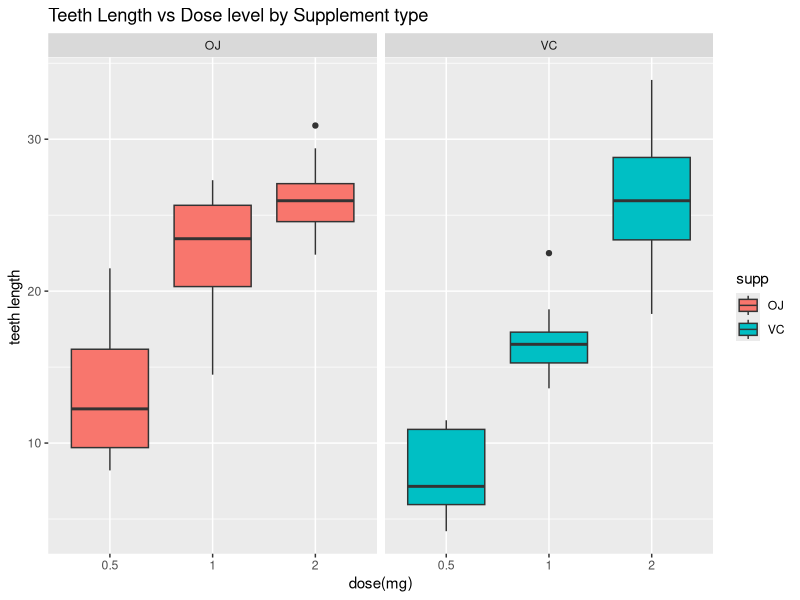
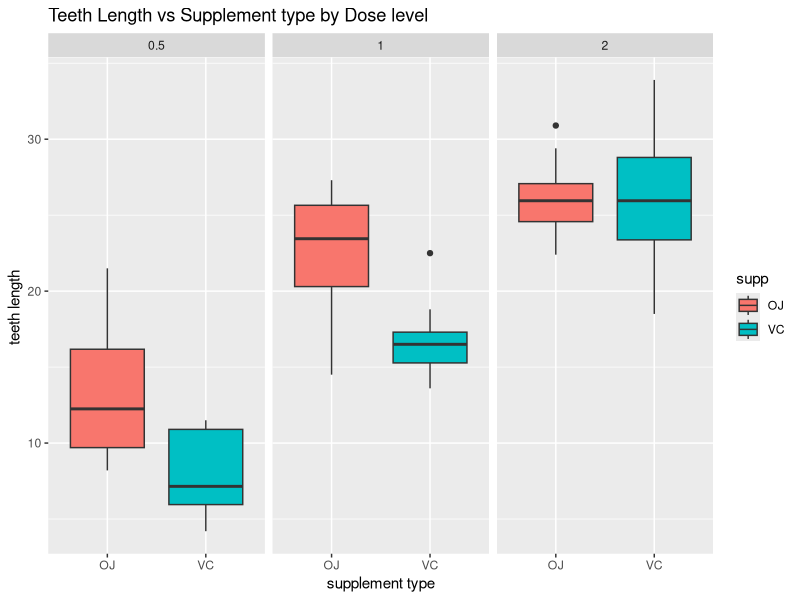

The R source for these figures, in order:
## ---- chunk 1
# Load required packages
library(dplyr)
library(ggplot2)

#Load data and convert to tbl format
ToothGrowth <- tbl_df(ToothGrowth)
## ---- chunk 2
# Structure of the data
str(ToothGrowth)

# Summary
summary(ToothGrowth)
## ---- chunk 3
# Unique values in the dose vector
unique(ToothGrowth$dose)
## ---- chunk 4
# Convert to factor
ToothGrowth <- ToothGrowth %>% mutate(dose = as.factor(dose))
## ---- chunk 5
ggplot(data = ToothGrowth, aes(x=dose, y=len, fill = supp)) +
geom_boxplot() +
facet_grid(. ~ supp) +
ggtitle("Teeth Length vs Dose level by Supplement type") +
labs(x="dose(mg)", y= "teeth length ")
## ---- chunk 6
ggplot(data = ToothGrowth, aes(x = supp, y = len)) +
geom_boxplot(aes(fill = supp)) +
facet_wrap(~ dose) +
ggtitle("Teeth Length vs Supplement type by Dose level ") +
labs(x="supplement type", y= "teeth length ")
## ---- chunk 7
ToothGrowth  %>% 
  filter(dose == 2)  %>% 
  group_by(supp)   %>%  
  summarise(avg.length = mean(len))
## ---- chunk 8
# Testing by Supplement
t.test(len ~ supp, data = ToothGrowth)
## ---- chunk 9
# Create three subsets (by difference in dosages) for the t tests
ToothGrowth.doses_0.5_1.0 <- subset(ToothGrowth, dose %in% c(0.5, 1.0))
ToothGrowth.doses_0.5_2.0 <- subset(ToothGrowth, dose %in% c(0.5, 2.0))
ToothGrowth.doses_1.0_2.0 <- subset(ToothGrowth, dose %in% c(1.0, 2.0))
## ---- chunk 10
# Test 1, dose = 0.5 and dose = 1
t.test(len ~ dose, data = ToothGrowth.doses_0.5_1.0)
## ---- chunk 11
# Test 2, dose = 0.5 and dose = 2
t.test(len ~ dose, data = ToothGrowth.doses_0.5_2.0)
## ---- chunk 12
# Test 3, dose = 1 and dose = 2
t.test(len ~ dose, data = ToothGrowth.doses_1.0_2.0)
